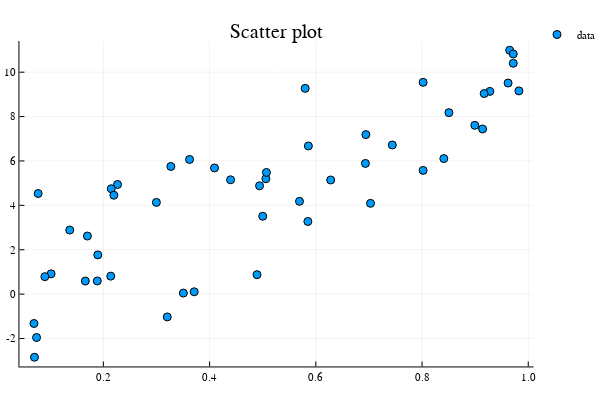

The notebook cell this image was saved under:
### Code cell
plot(X, y, seriestype = :scatter, title = "Scatter plot", label = "data")

### Figure 1 — Plotly figure (JSON) as saved in the notebook; plotly's stock layout.template omitted (floating-point values rounded to 4 significant figures)
{"data": [{"colorbar": {"title": ""}, "legendgroup": "data", "marker": {"color": "rgba(0, 154, 250, 1.000)", "line": {"color": "rgba(0, 0, 0, 1.000)", "width": 1}, "size": 8, "symbol": "circle"}, "mode": "markers", "name": "data", "showlegend": true, "type": "scatter", "x": [0.1699, 0.6934, 0.586, 0.1016, 0.8994, 0.0703, 0.6943, 0.5693, 0.3506, 0.4092, 0.965, 0.9717, 0.1895, 0.2266, 0.9277, 0.5, 0.802, 0.962, 0.8506, 0.3203, 0.917, 0.3623, 0.2998, 0.802, 0.4395, 0.1885, 0.2139, 0.371, 0.585, 0.9824, 0.506, 0.9717, 0.58, 0.2148, 0.507, 0.06934, 0.914, 0.2197, 0.0742, 0.3271, 0.08984, 0.1367, 0.4941, 0.744, 0.4893, 0.628, 0.841, 0.07715, 0.703, 0.166], "xaxis": "x1", "y": [2.617, 5.889, 6.676, 0.9147, 7.605, -2.845, 7.187, 4.18, 0.04635, 5.686, 10.99, 10.82, 1.768, 4.94, 9.135, 3.509, 5.576, 9.511, 8.178, -1.028, 9.038, 6.068, 4.133, 9.543, 5.152, 0.5936, 0.8094, 0.1049, 3.273, 9.158, 5.2, 10.4, 9.271, 4.748, 5.483, -1.324, 7.441, 4.456, -1.955, 5.752, 0.7871, 2.886, 4.881, 6.719, 0.876, 5.144, 6.107, 4.533, 4.09, 0.5897], "yaxis": "y1", "zmax": null, "zmin": null}], "layout": {"annotations": [{"font": {"color": "rgba(0, 0, 0, 1.000)", "family": "sans-serif", "size": 20}, "rotation": 0, "showarrow": false, "text": "Scatter plot", "x": 0.5148, "xanchor": "center", "xref": "paper", "y": 1, "yanchor": "top", "yref": "paper"}], "height": 400, "legend": {"bgcolor": "rgba(255, 255, 255, 1.000)", "bordercolor": "rgba(0, 0, 0, 1.000)", "font": {"color": "rgba(0, 0, 0, 1.000)", "family": "sans-serif", "size": 11}, "tracegroupgap": 0, "x": 1, "y": 1}, "margin": {"b": 20, "l": 0, "r": 0, "t": 20}, "paper_bgcolor": "rgba(255, 255, 255, 1.000)", "plot_bgcolor": "rgba(255, 255, 255, 1.000)", "showlegend": true, "width": 600, "xaxis": {"anchor": "y1", "domain": [0.03619, 0.9934], "gridcolor": "rgba(0, 0, 0, 0.100)", "gridwidth": 0.5, "linecolor": "rgba(0, 0, 0, 1.000)", "mirror": false, "range": [0.04194, 1.01], "showgrid": true, "showline": true, "showticklabels": true, "tickangle": 0, "tickcolor": "rgb(0, 0, 0)", "tickfont": {"color": "rgba(0, 0, 0, 1.000)", "family": "sans-serif", "size": 11}, "tickmode": "array", "ticks": "inside", "ticktext": ["0.2", "0.4", "0.6", "0.8", "1.0"], "tickvals": [0.2, 0.4, 0.6, 0.8, 1], "title": "", "titlefont": {"color": "rgba(0, 0, 0, 1.000)", "family": "sans-serif", "size": 15}, "type": "-", "visible": true, "zeroline": false, "zerolinecolor": "rgba(0, 0, 0, 1.000)"}, "yaxis": {"anchor": "x1", "domain": [0.03762, 0.9415], "gridcolor": "rgba(0, 0, 0, 0.100)", "gridwidth": 0.5, "linecolor": "rgba(0, 0, 0, 1.000)", "mirror": false, "range": [-3.26, 11.4], "showgrid": true, "showline": true, "showticklabels": true, "tickangle": 0, "tickcolor": "rgb(0, 0, 0)", "tickfont": {"color": "rgba(0, 0, 0, 1.000)", "family": "sans-serif", "size": 11}, "tickmode": "array", "ticks": "inside", "ticktext": ["-2", "0", "2", "4", "6", "8", "10"], "tickvals": [-2, 0, 2, 4, 6, 8, 10], "title": "", "titlefont": {"color": "rgba(0, 0, 0, 1.000)", "family": "sans-serif", "size": 15}, "type": "-", "visible": true, "zeroline": false, "zerolinecolor": "rgba(0, 0, 0, 1.000)"}}}
